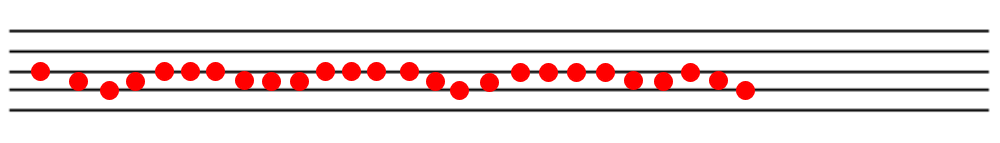
#> input picture marryhadalamb.png, 1000 x 143 px
$ python musicSheetReader.py
#> lines starting #> are read from the running program, lines starting #| are printed output that depends on the picture; after the words box and inside, x2 and y2 are one past the last pixel; in counts of white or black regions, pixels touching at a corner belong together
### controller.py
import serial
import cv2
import time

ser = None

BPM = 120

class SerialWrapper:

    def __init__(self, device):
        self.ser = serial.Serial('COM4')

    def sendData(self, data):
        data += "\r\n"
        self.ser.write(data.encode())

def playSong(notes):
    ser = SerialWrapper('COM4')

    print(notes)
    time.sleep(2)
    ser.sendData("E\r\n")
    time.sleep(2)
    ser.sendData("M0,0,200,\r\n")
    time.sleep(5)

    for x in notes:
            ser.sendData(letterToNote(x))
            time.sleep(1 / (BPM / 60))

    ser.sendData("H\r\n")
    time.sleep(4)
    ser.sendData("R\r\n")

def main():
    ser = SerialWrapper('COM4')

def letterToNote(letter):
    if letter == "A":
        return noteA()
    elif letter == "B":
        return noteB()
    elif letter == "C":
        return noteC()
    elif letter == "D":
        return noteD()
    elif letter == "E":
        return noteE()
    elif letter == "F":
        return noteF()
    elif letter == "G":
        return noteG()
    elif letter == "R":
        return playRest()

def playRest():
    return "G" #

def noteA():
    return "M30,0,200,D" #

def noteB():
    return "M60,0,200,D"

def noteC():
    return "M60,10,180,D"

def noteD():
    return "M-60,0,200,D" #

def noteE():
    return "M-30,0,200,D" #

def noteF():
    return "M0,0,200,D" #

def noteG():
    return "M0,0,200,D" #

# [2 lines that do not run on import are left out]

### musicSheetReader.py
import numpy as np
import cv2
import serial
import time
from controller import *

D1 = [116, 125]
E1 = [106, 115]
F1 = [96, 105]
G1 = [86, 95]
A1 = [76, 85]
B1 = [66, 75]
C1 = [56, 65]
D2 = [46, 55]
E2 = [36, 45]
F2 = [26, 35]
G2 = [16, 25]

listOfLetters = []
listToSend = []

def sortOrder(e):
    return e['loc']

def getLetter(height):

    if height > G2[0] and height < G2[1]:
        return "G"
    elif height > F2[0] and height < F2[1]:
        return "F"
    elif height > E2[0] and height < E2[1]:
        return "E"
    elif height > D2[0] and height < D2[1]:
        return "D"
    elif height > C1[0] and height < C1[1]:
        return "C"
    elif height > B1[0] and height < B1[1]:
        return "B"
    elif height > A1[0] and height < A1[1]:
        return "A"
    elif height > G1[0] and height < G1[1]:
        return "G"
    elif height > F1[0] and height < F1[1]:
        return "F"
    elif height > E1[0] and height < E1[1]:
        return "E"
    elif height > D1[0] and height < D1[1]:
        return "D"
    else:
        return "ERROR"

def main():
    img = cv2.imread('marryhadalamb.png')
#> img is the input picture: shape (143, 1000, 3); mean B, G, R 221.7, 221.7, 234.6
    #ret,img = cap.read()
    listOfLetters = []
    listToSend = []

    # Convert to grayscale.
    gray = cv2.cvtColor(img, cv2.COLOR_BGR2GRAY)
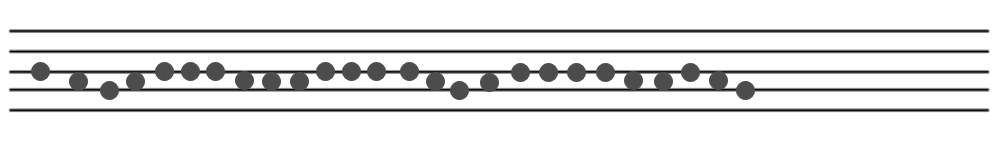
#> gray: shape (143, 1000); min 1, max 255, mean 225.5

    # Blur using 3 * 3 kernel.
    gray_blurred = cv2.blur(gray, (1, 1))

    # Apply Hough transform on the blurred image.
    detected_circles = cv2.HoughCircles(gray_blurred,
                    cv2.HOUGH_GRADIENT, 1, 20, param1 = 100,
                param2 = 20, minRadius = 1, maxRadius = 30)
#> detected_circles = 26 rows, first 8: [163.5, 70.5, 9.6], [324.5, 70.5, 9.6], [39.5, 70.5, 9.4], [214.5, 70.5, 9.4], [375.5, 70.5, 9.4], [408.5, 70.5, 9.4], [108.5, 89.5, 9.1], [189.5, 70.5, 9.1]

    if detected_circles is not None:

        # Convert the circle parameters a, b and r to integers.
        detected_circles = np.uint16(np.around(detected_circles))
#> detected_circles = 26 rows, first 8: [164, 70, 10], [324, 70, 10], [40, 70, 9], [214, 70, 9], [376, 70, 9], [408, 70, 9], [108, 90, 9], [190, 70, 9]

        for pt in detected_circles[0, :]:
            a, b, r = pt[0], pt[1], pt[2]

            # Draw the circumference of the circle.
            cv2.circle(img, (a, b), r, (0, 255, 0), 2)

            # Draw a small circle (of radius 1) to show the center.
            cv2.circle(img, (a, b), 1, (0, 0, 255), 3)

            cv2.putText(img, getLetter(b), (a, b), cv2.FONT_HERSHEY_SIMPLEX, 1, (0, 0, 255), 2)

            listOfLetters.append({'letter': getLetter(b), 'loc': a})
#> this loop made 26 passes
#> (a, b, r) on passes 1 to 12: (164, 70, 10), (324, 70, 10), (40, 70, 9), (214, 70, 9), (376, 70, 9), (408, 70, 9), (108, 90, 9), (190, 70, 9), (350, 70, 9), (520, 72, 9), (548, 72, 9), (576, 72, 9)
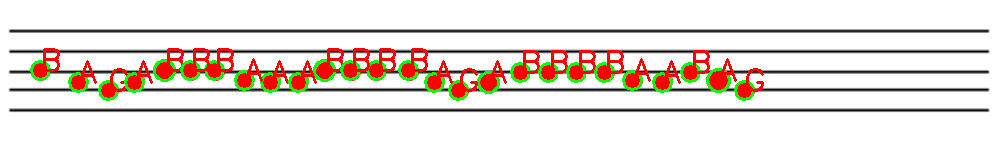
#> img: shape (143, 1000, 3); 5.53% of pixels changed, all inside (x1, y1, x2, y2) = (30, 48, 764, 101)
#> after the loop, listOfLetters = 26 items

    cv2.imshow('img',img)

    time.sleep(2)

    #Send data to controller
    listOfLetters.sort(key=sortOrder)
    for x in listOfLetters:
        listToSend.append(x['letter'])
#> this loop made 26 passes
#> x on passes 1 to 12: {'letter': 'B', 'loc': 40}, {'letter': 'A', 'loc': 78}, {'letter': 'G', 'loc': 108}, {'letter': 'A', 'loc': 134}, {'letter': 'B', 'loc': 164}, {'letter': 'B', 'loc': 190}, {'letter': 'B', 'loc': 214}, {'letter': 'A', 'loc': 244}, {'letter': 'A', 'loc': 270}, {'letter': 'A', 'loc': 298}, {'letter': 'B', 'loc': 324}, {'letter': 'B', 'loc': 350}
#> after the loop, listToSend = 26 items, first 6: 'B', 'A', 'G', 'A', 'B', 'B'

    playSong(listToSend)
#| ['B', 'A', 'G', 'A', 'B', 'B', 'B', 'A', 'A', 'A', 'B', 'B', 'B', 'B', 'A', 'G', 'A', 'B', 'B', 'B', 'B', 'A', 'A', 'B', 'A', 'G']
#> the loop in playSong, `for x in notes:` made 26 passes
#> x on passes 1 to 12: 'B', 'A', 'G', 'A', 'B', 'B', 'B', 'A', 'A', 'A', 'B', 'B'

    if cv2.waitKey(0) & 0xFF == ord('q'):
#> (key q is pressed here)
        cv2.destroyAllWindows()

if __name__ == "__main__":
    main()

#cap.release()
